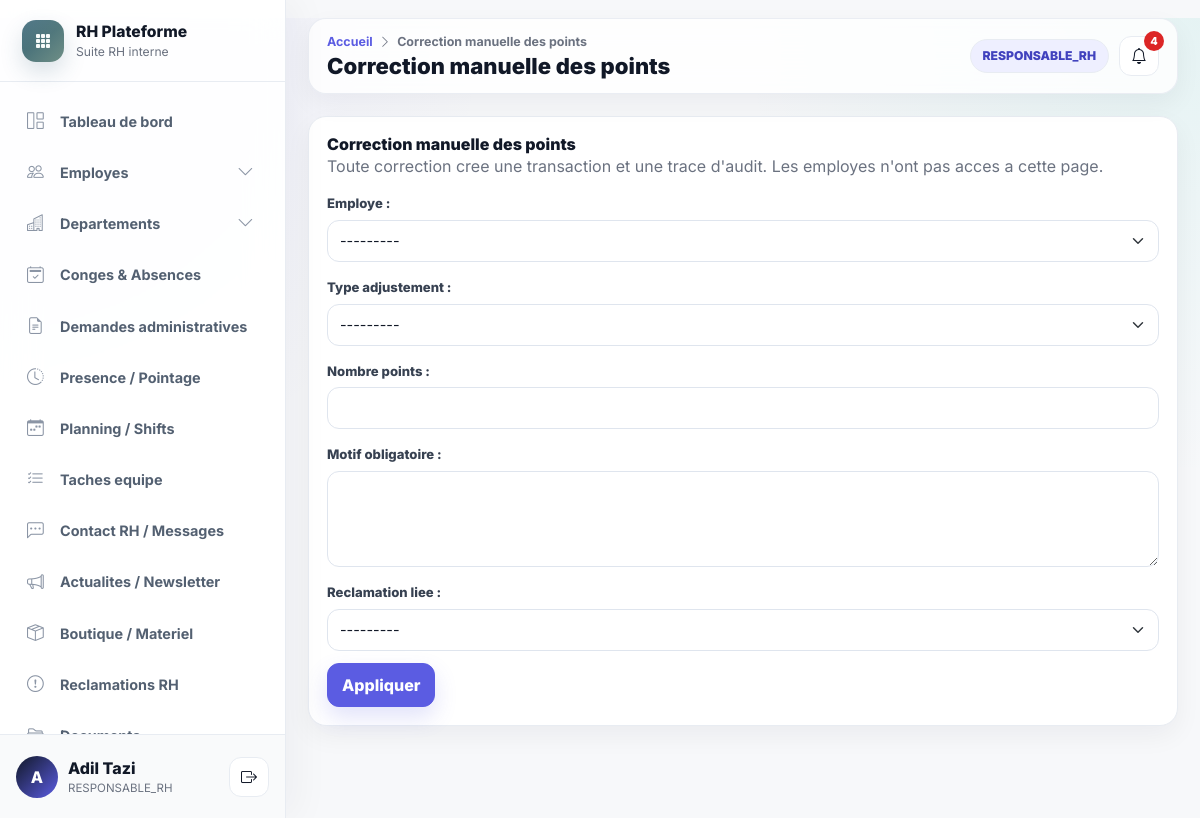
Page /points/ajustement (signed in) on the committed database.
### accounts/models.py (models this page shows, shortened)
class UtilisateurProfile(models.Model):
    user = models.OneToOneField(settings.AUTH_USER_MODEL, on_delete=models.CASCADE, related_name="profile")
    role = models.CharField(max_length=40, choices=Role.choices)
    actif = models.BooleanField(default=True)
    employe = models.OneToOneField(
        "hr.Employe",
        on_delete=models.SET_NULL,
        null=True,
        blank=True,
        related_name="utilisateur_profile",
    )
    class Meta:
        verbose_name = "Utilisateur"
        verbose_name_plural = "Utilisateurs"

### hr/models.py (models this page shows, shortened)
class Employe(models.Model):
    matricule = models.CharField(max_length=100, unique=True)
    nom = models.CharField(max_length=255)
    prenom = models.CharField(max_length=255)
    email = models.EmailField()
    telephone = models.CharField(max_length=80, blank=True)
    date_naissance = models.DateField(null=True, blank=True)
    date_embauche = models.DateField()
    adresse = models.TextField(blank=True)
    photo = models.ImageField(upload_to="uploads/photos/", null=True, blank=True)
    departement = models.ForeignKey(Departement, on_delete=models.SET_NULL, null=True, blank=True, related_name="employes")
    service = models.ForeignKey(Service, on_delete=models.SET_NULL, null=True, blank=True, related_name="employes")
    poste = models.ForeignKey(Poste, on_delete=models.SET_NULL, null=True, blank=True, related_name="employes")
    responsable = models.ForeignKey("self", on_delete=models.SET_NULL, null=True, blank=True, related_name="collaborateurs")
    localisation = models.CharField(max_length=255, blank=True, default="Casablanca")
    actif = models.BooleanField(default=True)
    created_at = models.DateTimeField(auto_now_add=True)
    updated_at = models.DateTimeField(auto_now=True)
    class Meta:
        ordering = ["nom", "prenom"]
    def __str__(self):
        return self.nom_complet
    @property
    def nom_complet(self):
        return f"{self.prenom or ''} {self.nom or ''}".strip()

### hr/views.py (the view, shortened to what this page needs)
# urls.py: path("points/ajustement", views.manual_points, name="manual_points"),
@role_required(Role.ADMIN, Role.RESPONSABLE_RH)
def manual_points(request):
    return render(request, "points/manual.html", {"page_title": "Correction manuelle des points", "form": AjustementPointsManuelForm(), "transactions": []})

### hr/forms.py
class AjustementPointsManuelForm(BootstrapModelForm):
    class Meta:
        model = AjustementPointsManuel
        fields = ["employe", "type_adjustement", "nombre_points", "motif_obligatoire", "reclamation_liee"]
        widgets = {"motif_obligatoire": forms.Textarea(attrs={"rows": 3})}
    def __init__(self, *args, **kwargs):
        super().__init__(*args, **kwargs)
        self.fields["reclamation_liee"].required = False

### hr/permissions.py (called while the page is built)
def profile_for(user):
    return getattr(user, "profile", None)

def has_any_role(user, *roles):
    profile = profile_for(user)
    return bool(user.is_authenticated and profile and profile.actif and profile.role in roles)

def role_required(*roles):
    def decorator(view_func):
        @login_required
        @wraps(view_func)
        def wrapper(request, *args, **kwargs):
            if not has_any_role(request.user, *roles):
                messages.error(request, "Vous n'etes pas autorise a acceder a cette page.")
                return redirect("dashboard")
            return view_func(request, *args, **kwargs)
        return wrapper
    return decorator

### templates/points/manual.html
{% extends "base.html" %}
{% block content %}
<form method="post" class="form-panel">{% csrf_token %}<h3 class="form-section-title">Correction manuelle des points</h3><p class="text-soft">Toute correction cree une transaction et une trace d'audit. Les employes n'ont pas acces a cette page.</p>{{ form.as_p }}<button class="btn btn-accent">Appliquer</button></form>
{% endblock %}

### templates/base.html (shortened to what this page needs)
{% load static message_tags %}
<!DOCTYPE html>
<html lang="fr">
<head>
    <link href="https://cdn.jsdelivr.net/npm/bootstrap@5.3.3/dist/css/bootstrap.min.css" rel="stylesheet">
    <link href="https://cdn.jsdelivr.net/npm/bootstrap-icons@1.11.3/font/bootstrap-icons.css" rel="stylesheet">
    <link rel="stylesheet" href="{% static 'css/main.css' %}?v=premium-rh-saas-1">
</head>
<body class="app-body">
<div class="app-shell">
    <aside id="sidebar" class="app-sidebar">
        <div class="sidebar-brand">
            <div class="brand-mark"><i class="bi bi-grid-3x3-gap-fill"></i></div>
            <div class="brand-copy">
                <div class="brand-title">RH Plateforme</div>
                <div class="brand-subtitle">Suite RH interne</div>
            </div>
        </div>
        <nav class="sidebar-nav" aria-label="Navigation principale">
            <a href="{% url 'dashboard' %}" class="sidebar-item nav-link" data-route="/dashboard"><i class="bi bi-grid-1x2"></i><span>Tableau de bord</span></a>
            <div class="sidebar-group" data-group-route="/employes">
                <button class="sidebar-item sidebar-parent nav-link {% if nav_module == 'employes' %}active{% endif %}" type="button" data-bs-toggle="collapse" data-bs-target="#menuEmployes" aria-expanded="{% if nav_module == 'employes' %}true{% else %}false{% endif %}">
                    <i class="bi bi-people"></i><span>Employes</span><i class="bi bi-chevron-down ms-auto"></i>
                </button>
            </div>
            {% if utilisateur_connecte.role == "ADMIN" or utilisateur_connecte.role == "RESPONSABLE_RH" %}
                <div class="sidebar-group" data-group-route="/departements">
                    <button class="sidebar-item sidebar-parent nav-link {% if nav_module == 'departements' %}active{% endif %}" type="button" data-bs-toggle="collapse" data-bs-target="#menuDepartements" aria-expanded="{% if nav_module == 'departements' %}true{% else %}false{% endif %}">
                        <i class="bi bi-buildings"></i><span>Departements</span><i class="bi bi-chevron-down ms-auto"></i>
                    </button>
                </div>
            {% endif %}
            <a href="{% url 'conges_list' %}" class="sidebar-item nav-link" data-route="/conges"><i class="bi bi-calendar2-check"></i><span>Conges & Absences</span></a>
            <a href="{% url 'demandes_list' %}" class="sidebar-item nav-link" data-route="/demandes"><i class="bi bi-file-earmark-text"></i><span>Demandes administratives</span></a>
            <a href="{% url 'attendance' %}" class="sidebar-item nav-link" data-route="/pointage"><i class="bi bi-clock-history"></i><span>Presence / Pointage</span></a>
            <a href="{% url 'planning' %}" class="sidebar-item nav-link" data-route="/planning"><i class="bi bi-calendar-week"></i><span>Planning / Shifts</span></a>
            <a href="{% url 'team_tasks' %}" class="sidebar-item nav-link" data-route="/taches"><i class="bi bi-list-check"></i><span>Taches equipe</span></a>
            <a href="{% url 'rh_messages' %}" class="sidebar-item nav-link" data-route="/messages-rh"><i class="bi bi-chat-left-dots"></i><span>Contact RH / Messages</span></a>
            <a href="{% url 'news_list' %}" class="sidebar-item nav-link" data-route="/actualites"><i class="bi bi-megaphone"></i><span>Actualites / Newsletter</span></a>
            <a href="{% url 'shop' %}" class="sidebar-item nav-link" data-route="/boutique"><i class="bi bi-box-seam"></i><span>Boutique / Materiel</span></a>
            <a href="{% url 'reclamations' %}" class="sidebar-item nav-link" data-route="/reclamations"><i class="bi bi-exclamation-circle"></i><span>Reclamations RH</span></a>
            <a href="{% url 'documents_list' %}" class="sidebar-item nav-link" data-route="/documents"><i class="bi bi-folder2-open"></i><span>Documents</span></a>
        </nav>
        <div class="sidebar-user">
            <div class="user-avatar"><span>{{ utilisateur_connecte.employe.prenom|first|default:"U" }}</span></div>
            <div class="user-meta">
                <div class="user-name">{{ utilisateur_connecte.employe.nom_complet|default:"Utilisateur" }}</div>
                <div class="user-role">{{ utilisateur_connecte.role|default:"Session" }}</div>
            </div>
            <form action="{% url 'logout' %}" method="post" class="ms-auto">
                <button type="submit" class="btn btn-rh-icon" title="Se deconnecter"><i class="bi bi-box-arrow-right"></i></button>
            </form>
        </div>
    </aside>
    <main id="main-content" class="app-main">
        <nav class="app-topbar">
            <div class="page-header">
                <div class="breadcrumb-line">
                    <a href="{% url 'dashboard' %}">Accueil</a>
                    <i class="bi bi-chevron-right"></i>
                    <span>{{ page_title|default:"Page" }}</span>
                </div>
                <h1 class="page-title">{{ page_title|default:"Page" }}</h1>
            </div>
            <div class="topbar-actions">
                <span class="role-pill">{{ utilisateur_connecte.role|default:"Utilisateur" }}</span>
                <a href="{% url 'notifications_list' %}" class="btn btn-rh-icon position-relative" title="Notifications">
                    <i class="bi bi-bell"></i>
                    {% if notifications_non_lues > 0 %}<span class="topbar-badge">{{ notifications_non_lues }}</span>{% endif %}
                </a>
            </div>
        </nav>
        <div class="app-content">
            {% block content %}{% endblock %}
        </div>
    </main>
</div>
</body>
</html>

### rows in the picture
UtilisateurProfile: employe.prenom|first "A", employe.nom_complet "Adil Tazi", role "RESPONSABLE_RH"

### other values in the picture
{{ page_title|default:"Page" }} "Correction manuelle des points"
{{ notifications_non_lues }} "4"
